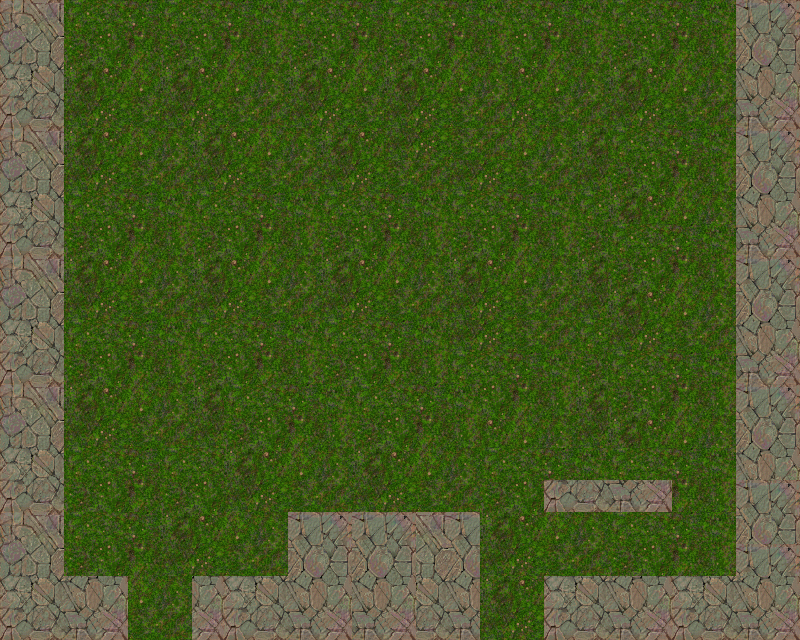

A level layout from a 2D game, rendered from its tile map. Below: a short description, then the map file with tile-grid data replaced by summaries:
An orthogonal 25x20 tile map with 32x32 px tiles, 1 tile layer (Tile Layer 1), 2 tilesets.

<map version="1.0" orientation="orthogonal" width="25" height="20" tilewidth="32" tileheight="32">
 <tileset firstgid="1" name="rocks" tilewidth="32" tileheight="32">
  <image source="rocks.png" width="128" height="128" />
  <tile id="0">
   <properties>
    <property name="blocked" value="true" />
   </properties>
  </tile>
  <tile id="1">
   <properties>
    <property name="blocked" value="true" />
   </properties>
  </tile>
  <tile id="2">
   <properties>
    <property name="blocked" value="true" />
   </properties>
  </tile>
  <tile id="3">
   <properties>
    <property name="blocked" value="true" />
   </properties>
  </tile>
  <tile id="4">
   <properties>
    <property name="blocked" value="true" />
   </properties>
  </tile>
  <tile id="5">
   <properties>
    <property name="blocked" value="true" />
   </properties>
  </tile>
  <tile id="6">
   <properties>
    <property name="blocked" value="true" />
   </properties>
  </tile>
  <tile id="7">
   <properties>
    <property name="blocked" value="true" />
   </properties>
  </tile>
  <tile id="8">
   <properties>
    <property name="blocked" value="true" />
   </properties>
  </tile>
  <tile id="9">
   <properties>
    <property name="blocked" value="true" />
   </properties>
  </tile>
  <tile id="10">
   <properties>
    <property name="blocked" value="true" />
   </properties>
  </tile>
  <tile id="11">
   <properties>
    <property name="blocked" value="true" />
   </properties>
  </tile>
  <tile id="12">
   <properties>
    <property name="blocked" value="true" />
   </properties>
  </tile>
  <tile id="13">
   <properties>
    <property name="blocked" value="true" />
   </properties>
  </tile>
  <tile id="14">
   <properties>
    <property name="blocked" value="true" />
   </properties>
  </tile>
  <tile id="15">
   <properties>
    <property name="blocked" value="true" />
   </properties>
  </tile>
 </tileset>
 <tileset firstgid="17" name="grass" tilewidth="32" tileheight="32">
  <image source="grass.png" width="128" height="128" />
 </tileset>
 <layer name="Tile Layer 1" width="25" height="20">
  <data>[500 cells, 500 non-empty, 32 distinct tile ids]</data>
 </layer>
</map>
